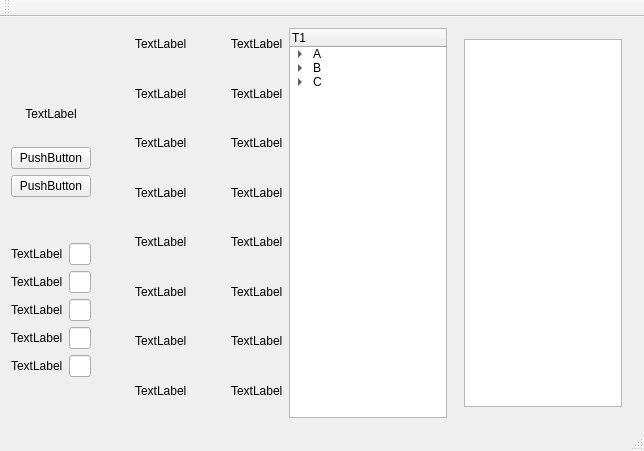
<?xml version="1.0" encoding="UTF-8"?>
<ui version="4.0">
 <class>MainWindow</class>
 <widget class="QMainWindow" name="MainWindow">
  <property name="geometry">
   <rect>
    <x>0</x>
    <y>0</y>
    <width>644</width>
    <height>451</height>
   </rect>
  </property>
  <property name="windowTitle">
   <string>MainWindow</string>
  </property>
  <widget class="QWidget" name="centralWidget">
   <layout class="QHBoxLayout" name="horizontalLayout_2">
    <item>
     <spacer name="horizontalSpacer_3">
      <property name="orientation">
       <enum>Qt::Horizontal</enum>
      </property>
      <property name="sizeHint" stdset="0">
       <size>
        <width>40</width>
        <height>20</height>
       </size>
      </property>
     </spacer>
    </item>
    <item>
     <layout class="QVBoxLayout" name="verticalLayout">
      <item>
       <spacer name="verticalSpacer_2">
        <property name="orientation">
         <enum>Qt::Vertical</enum>
        </property>
        <property name="sizeHint" stdset="0">
         <size>
          <width>20</width>
          <height>40</height>
         </size>
        </property>
       </spacer>
      </item>
      <item>
       <widget class="QLabel" name="label_4">
        <property name="minimumSize">
         <size>
          <width>32</width>
          <height>32</height>
         </size>
        </property>
        <property name="text">
         <string/>
        </property>
        <property name="textFormat">
         <enum>Qt::AutoText</enum>
        </property>
        <property name="pixmap">
         <pixmap resource="icontest.qrc">:/ledred_32px_26707_easyicon.net.png</pixmap>
        </property>
        <property name="alignment">
         <set>Qt::AlignCenter</set>
        </property>
       </widget>
      </item>
      <item>
       <widget class="QLabel" name="label_6">
        <property name="text">
         <string>TextLabel</string>
        </property>
        <property name="alignment">
         <set>Qt::AlignCenter</set>
        </property>
       </widget>
      </item>
      <item>
       <widget class="QLabel" name="label">
        <property name="text">
         <string/>
        </property>
        <property name="pixmap">
         <pixmap resource="icontest.qrc">:/servo.png</pixmap>
        </property>
        <property name="alignment">
         <set>Qt::AlignCenter</set>
        </property>
       </widget>
      </item>
      <item>
       <widget class="QPushButton" name="pushButton">
        <property name="text">
         <string>PushButton</string>
        </property>
        <property name="icon">
         <iconset>
          <selectedon>:/image/arrow.png</selectedon>
         </iconset>
        </property>
       </widget>
      </item>
      <item>
       <widget class="QPushButton" name="pushButton_add">
        <property name="text">
         <string>PushButton</string>
        </property>
       </widget>
      </item>
      <item>
       <spacer name="verticalSpacer_3">
        <property name="orientation">
         <enum>Qt::Vertical</enum>
        </property>
        <property name="sizeHint" stdset="0">
         <size>
          <width>20</width>
          <height>40</height>
         </size>
        </property>
       </spacer>
      </item>
      <item>
       <layout class="QVBoxLayout" name="verticalLayout_4">
        <item>
         <layout class="QHBoxLayout" name="horizontalLayout_18">
          <item>
           <widget class="QLabel" name="label_5">
            <property name="text">
             <string>TextLabel</string>
            </property>
           </widget>
          </item>
          <item>
           <widget class="QLineEdit" name="lineEdit_2"/>
          </item>
         </layout>
        </item>
        <item>
         <layout class="QHBoxLayout" name="horizontalLayout_21">
          <item>
           <widget class="QLabel" name="label_40">
            <property name="text">
             <string>TextLabel</string>
            </property>
           </widget>
          </item>
          <item>
           <widget class="QLineEdit" name="lineEdit_5"/>
          </item>
         </layout>
        </item>
        <item>
         <layout class="QHBoxLayout" name="horizontalLayout_19">
          <item>
           <widget class="QLabel" name="label_38">
            <property name="text">
             <string>TextLabel</string>
            </property>
           </widget>
          </item>
          <item>
           <widget class="QLineEdit" name="lineEdit_3"/>
          </item>
         </layout>
        </item>
        <item>
         <layout class="QHBoxLayout" name="horizontalLayout_20">
          <item>
           <widget class="QLabel" name="label_39">
            <property name="text">
             <string>TextLabel</string>
            </property>
           </widget>
          </item>
          <item>
           <widget class="QLineEdit" name="lineEdit_4"/>
          </item>
         </layout>
        </item>
        <item>
         <layout class="QHBoxLayout" name="horizontalLayout">
          <item>
           <widget class="QLabel" name="label_41">
            <property name="text">
             <string>TextLabel</string>
            </property>
           </widget>
          </item>
          <item>
           <widget class="QLineEdit" name="lineEdit_6"/>
          </item>
         </layout>
        </item>
       </layout>
      </item>
      <item>
       <spacer name="verticalSpacer">
        <property name="orientation">
         <enum>Qt::Vertical</enum>
        </property>
        <property name="sizeHint" stdset="0">
         <size>
          <width>20</width>
          <height>40</height>
         </size>
        </property>
       </spacer>
      </item>
     </layout>
    </item>
    <item>
     <spacer name="horizontalSpacer">
      <property name="orientation">
       <enum>Qt::Horizontal</enum>
      </property>
      <property name="sizeHint" stdset="0">
       <size>
        <width>40</width>
        <height>20</height>
       </size>
      </property>
     </spacer>
    </item>
    <item>
     <layout class="QVBoxLayout" name="verticalLayout_3">
      <item>
       <layout class="QFormLayout" name="formLayout">
        <item row="0" column="0">
         <widget class="QLabel" name="label_3">
          <property name="minimumSize">
           <size>
            <width>32</width>
            <height>32</height>
           </size>
          </property>
          <property name="text">
           <string/>
          </property>
          <property name="pixmap">
           <pixmap resource="icontest.qrc">:/ledlightgreen_32px_27257_easyicon.net.png</pixmap>
          </property>
         </widget>
        </item>
        <item row="0" column="1">
         <widget class="QLabel" name="label_7">
          <property name="text">
           <string>TextLabel</string>
          </property>
         </widget>
        </item>
       </layout>
      </item>
      <item>
       <layout class="QFormLayout" name="formLayout_2">
        <item row="0" column="0">
         <widget class="QLabel" name="label_8">
          <property name="minimumSize">
           <size>
            <width>32</width>
            <height>32</height>
           </size>
          </property>
          <property name="text">
           <string/>
          </property>
          <property name="pixmap">
           <pixmap resource="icontest.qrc">:/ledlightgreen_32px_27257_easyicon.net.png</pixmap>
          </property>
         </widget>
        </item>
        <item row="0" column="1">
         <widget class="QLabel" name="label_9">
          <property name="text">
           <string>TextLabel</string>
          </property>
         </widget>
        </item>
       </layout>
      </item>
      <item>
       <layout class="QFormLayout" name="formLayout_6">
        <item row="0" column="0">
         <widget class="QLabel" name="label_10">
          <property name="minimumSize">
           <size>
            <width>32</width>
            <height>32</height>
           </size>
          </property>
          <property name="text">
           <string/>
          </property>
          <property name="pixmap">
           <pixmap resource="icontest.qrc">:/ledlightgreen_32px_27257_easyicon.net.png</pixmap>
          </property>
         </widget>
        </item>
        <item row="0" column="1">
         <widget class="QLabel" name="label_11">
          <property name="text">
           <string>TextLabel</string>
          </property>
         </widget>
        </item>
       </layout>
      </item>
      <item>
       <layout class="QFormLayout" name="formLayout_7">
        <item row="0" column="0">
         <widget class="QLabel" name="label_12">
          <property name="minimumSize">
           <size>
            <width>32</width>
            <height>32</height>
           </size>
          </property>
          <property name="text">
           <string/>
          </property>
          <property name="pixmap">
           <pixmap resource="icontest.qrc">:/ledlightgreen_32px_27257_easyicon.net.png</pixmap>
          </property>
         </widget>
        </item>
        <item row="0" column="1">
         <widget class="QLabel" name="label_13">
          <property name="text">
           <string>TextLabel</string>
          </property>
         </widget>
        </item>
       </layout>
      </item>
      <item>
       <layout class="QFormLayout" name="formLayout_4">
        <item row="0" column="0">
         <widget class="QLabel" name="label_30">
          <property name="minimumSize">
           <size>
            <width>32</width>
            <height>32</height>
           </size>
          </property>
          <property name="text">
           <string/>
          </property>
          <property name="pixmap">
           <pixmap resource="icontest.qrc">:/ledlightgreen_32px_27257_easyicon.net.png</pixmap>
          </property>
         </widget>
        </item>
        <item row="0" column="1">
         <widget class="QLabel" name="label_31">
          <property name="text">
           <string>TextLabel</string>
          </property>
         </widget>
        </item>
       </layout>
      </item>
      <item>
       <layout class="QFormLayout" name="formLayout_5">
        <item row="0" column="0">
         <widget class="QLabel" name="label_36">
          <property name="minimumSize">
           <size>
            <width>32</width>
            <height>32</height>
           </size>
          </property>
          <property name="text">
           <string/>
          </property>
          <property name="pixmap">
           <pixmap resource="icontest.qrc">:/ledlightgreen_32px_27257_easyicon.net.png</pixmap>
          </property>
         </widget>
        </item>
        <item row="0" column="1">
         <widget class="QLabel" name="label_37">
          <property name="text">
           <string>TextLabel</string>
          </property>
         </widget>
        </item>
       </layout>
      </item>
      <item>
       <layout class="QFormLayout" name="formLayout_8">
        <item row="0" column="0">
         <widget class="QLabel" name="label_22">
          <property name="minimumSize">
           <size>
            <width>32</width>
            <height>32</height>
           </size>
          </property>
          <property name="text">
           <string/>
          </property>
          <property name="pixmap">
           <pixmap resource="icontest.qrc">:/ledlightgreen_32px_27257_easyicon.net.png</pixmap>
          </property>
         </widget>
        </item>
        <item row="0" column="1">
         <widget class="QLabel" name="label_23">
          <property name="text">
           <string>TextLabel</string>
          </property>
         </widget>
        </item>
       </layout>
      </item>
      <item>
       <layout class="QFormLayout" name="formLayout_3">
        <item row="0" column="0">
         <widget class="QLabel" name="label_26">
          <property name="minimumSize">
           <size>
            <width>32</width>
            <height>32</height>
           </size>
          </property>
          <property name="text">
           <string/>
          </property>
          <property name="pixmap">
           <pixmap resource="icontest.qrc">:/ledlightgreen_32px_27257_easyicon.net.png</pixmap>
          </property>
         </widget>
        </item>
        <item row="0" column="1">
         <widget class="QLabel" name="label_27">
          <property name="text">
           <string>TextLabel</string>
          </property>
         </widget>
        </item>
       </layout>
      </item>
     </layout>
    </item>
    <item>
     <spacer name="horizontalSpacer_2">
      <property name="orientation">
       <enum>Qt::Horizontal</enum>
      </property>
      <property name="sizeHint" stdset="0">
       <size>
        <width>40</width>
        <height>20</height>
       </size>
      </property>
     </spacer>
    </item>
    <item>
     <layout class="QVBoxLayout" name="verticalLayout_2">
      <item>
       <layout class="QFormLayout" name="formLayout_11">
        <item row="0" column="0">
         <widget class="QLabel" name="label_34">
          <property name="minimumSize">
           <size>
            <width>32</width>
            <height>32</height>
           </size>
          </property>
          <property name="text">
           <string/>
          </property>
          <property name="pixmap">
           <pixmap resource="icontest.qrc">:/ledlightgreen_32px_27257_easyicon.net.png</pixmap>
          </property>
         </widget>
        </item>
        <item row="0" column="1">
         <widget class="QLabel" name="label_35">
          <property name="text">
           <string>TextLabel</string>
          </property>
         </widget>
        </item>
       </layout>
      </item>
      <item>
       <layout class="QFormLayout" name="formLayout_9">
        <item row="0" column="0">
         <widget class="QLabel" name="label_28">
          <property name="minimumSize">
           <size>
            <width>32</width>
            <height>32</height>
           </size>
          </property>
          <property name="text">
           <string/>
          </property>
          <property name="pixmap">
           <pixmap resource="icontest.qrc">:/ledlightgreen_32px_27257_easyicon.net.png</pixmap>
          </property>
         </widget>
        </item>
        <item row="0" column="1">
         <widget class="QLabel" name="label_29">
          <property name="text">
           <string>TextLabel</string>
          </property>
         </widget>
        </item>
       </layout>
      </item>
      <item>
       <layout class="QFormLayout" name="formLayout_16">
        <item row="0" column="0">
         <widget class="QLabel" name="label_24">
          <property name="minimumSize">
           <size>
            <width>32</width>
            <height>32</height>
           </size>
          </property>
          <property name="text">
           <string/>
          </property>
          <property name="pixmap">
           <pixmap resource="icontest.qrc">:/ledlightgreen_32px_27257_easyicon.net.png</pixmap>
          </property>
         </widget>
        </item>
        <item row="0" column="1">
         <widget class="QLabel" name="label_25">
          <property name="text">
           <string>TextLabel</string>
          </property>
         </widget>
        </item>
       </layout>
      </item>
      <item>
       <layout class="QFormLayout" name="formLayout_10">
        <item row="0" column="0">
         <widget class="QLabel" name="label_32">
          <property name="minimumSize">
           <size>
            <width>32</width>
            <height>32</height>
           </size>
          </property>
          <property name="text">
           <string/>
          </property>
          <property name="pixmap">
           <pixmap resource="icontest.qrc">:/ledlightgreen_32px_27257_easyicon.net.png</pixmap>
          </property>
         </widget>
        </item>
        <item row="0" column="1">
         <widget class="QLabel" name="label_33">
          <property name="text">
           <string>TextLabel</string>
          </property>
         </widget>
        </item>
       </layout>
      </item>
      <item>
       <layout class="QFormLayout" name="formLayout_14">
        <item row="0" column="0">
         <widget class="QLabel" name="label_18">
          <property name="minimumSize">
           <size>
            <width>32</width>
            <height>32</height>
           </size>
          </property>
          <property name="text">
           <string/>
          </property>
          <property name="pixmap">
           <pixmap resource="icontest.qrc">:/ledlightgreen_32px_27257_easyicon.net.png</pixmap>
          </property>
         </widget>
        </item>
        <item row="0" column="1">
         <widget class="QLabel" name="label_19">
          <property name="text">
           <string>TextLabel</string>
          </property>
         </widget>
        </item>
       </layout>
      </item>
      <item>
       <layout class="QFormLayout" name="formLayout_12">
        <item row="0" column="0">
         <widget class="QLabel" name="label_14">
          <property name="minimumSize">
           <size>
            <width>32</width>
            <height>32</height>
           </size>
          </property>
          <property name="text">
           <string/>
          </property>
          <property name="pixmap">
           <pixmap resource="icontest.qrc">:/ledlightgreen_32px_27257_easyicon.net.png</pixmap>
          </property>
         </widget>
        </item>
        <item row="0" column="1">
         <widget class="QLabel" name="label_15">
          <property name="text">
           <string>TextLabel</string>
          </property>
         </widget>
        </item>
       </layout>
      </item>
      <item>
       <layout class="QFormLayout" name="formLayout_13">
        <item row="0" column="0">
         <widget class="QLabel" name="label_16">
          <property name="minimumSize">
           <size>
            <width>32</width>
            <height>32</height>
           </size>
          </property>
          <property name="text">
           <string/>
          </property>
          <property name="pixmap">
           <pixmap resource="icontest.qrc">:/ledlightgreen_32px_27257_easyicon.net.png</pixmap>
          </property>
         </widget>
        </item>
        <item row="0" column="1">
         <widget class="QLabel" name="label_17">
          <property name="text">
           <string>TextLabel</string>
          </property>
         </widget>
        </item>
       </layout>
      </item>
      <item>
       <layout class="QFormLayout" name="formLayout_15">
        <item row="0" column="0">
         <widget class="QLabel" name="label_20">
          <property name="minimumSize">
           <size>
            <width>32</width>
            <height>32</height>
           </size>
          </property>
          <property name="text">
           <string/>
          </property>
          <property name="pixmap">
           <pixmap resource="icontest.qrc">:/ledlightgreen_32px_27257_easyicon.net.png</pixmap>
          </property>
         </widget>
        </item>
        <item row="0" column="1">
         <widget class="QLabel" name="label_21">
          <property name="text">
           <string>TextLabel</string>
          </property>
         </widget>
        </item>
       </layout>
      </item>
     </layout>
    </item>
    <item>
     <spacer name="horizontalSpacer_4">
      <property name="orientation">
       <enum>Qt::Horizontal</enum>
      </property>
      <property name="sizeHint" stdset="0">
       <size>
        <width>40</width>
        <height>20</height>
       </size>
      </property>
     </spacer>
    </item>
    <item>
     <widget class="QTreeWidget" name="treeWidget">
      <column>
       <property name="text">
        <string>T1</string>
       </property>
      </column>
      <item>
       <property name="text">
        <string>A</string>
       </property>
       <item>
        <property name="text">
         <string>A11</string>
        </property>
       </item>
       <item>
        <property name="text">
         <string>A12</string>
        </property>
        <item>
         <property name="text">
          <string>A21</string>
         </property>
        </item>
       </item>
      </item>
      <item>
       <property name="text">
        <string>B</string>
       </property>
       <item>
        <property name="text">
         <string>B11</string>
        </property>
       </item>
       <item>
        <property name="text">
         <string>B12</string>
        </property>
       </item>
      </item>
      <item>
       <property name="text">
        <string>C</string>
       </property>
       <item>
        <property name="text">
         <string>C11</string>
        </property>
       </item>
       <item>
        <property name="text">
         <string>C12</string>
        </property>
       </item>
      </item>
     </widget>
    </item>
    <item>
     <widget class="QStackedWidget" name="stackedWidget">
      <widget class="QWidget" name="page">
       <layout class="QVBoxLayout" name="verticalLayout_5">
        <item>
         <widget class="QPlainTextEdit" name="plainTextEdit"/>
        </item>
       </layout>
      </widget>
      <widget class="QWidget" name="page_2">
       <layout class="QVBoxLayout" name="verticalLayout_6">
        <item>
         <widget class="QPushButton" name="pushButton_2">
          <property name="text">
           <string>PushButton</string>
          </property>
         </widget>
        </item>
       </layout>
      </widget>
      <widget class="QWidget" name="page_3">
       <layout class="QVBoxLayout" name="verticalLayout_7">
        <item>
         <widget class="QLabel" name="label_2">
          <property name="text">
           <string>TextLabel</string>
          </property>
         </widget>
        </item>
       </layout>
      </widget>
     </widget>
    </item>
   </layout>
   <zorder>horizontalSpacer</zorder>
   <zorder>horizontalSpacer_2</zorder>
   <zorder>horizontalSpacer_3</zorder>
   <zorder>horizontalSpacer_4</zorder>
   <zorder>treeWidget</zorder>
   <zorder>stackedWidget</zorder>
  </widget>
  <widget class="QMenuBar" name="menuBar">
   <property name="geometry">
    <rect>
     <x>0</x>
     <y>0</y>
     <width>644</width>
     <height>23</height>
    </rect>
   </property>
  </widget>
  <widget class="QToolBar" name="mainToolBar">
   <attribute name="toolBarArea">
    <enum>TopToolBarArea</enum>
   </attribute>
   <attribute name="toolBarBreak">
    <bool>false</bool>
   </attribute>
  </widget>
  <widget class="QStatusBar" name="statusBar"/>
 </widget>
 <layoutdefault spacing="6" margin="11"/>
 <resources>
  <include location="icontest.qrc"/>
 </resources>
 <connections/>
</ui>
